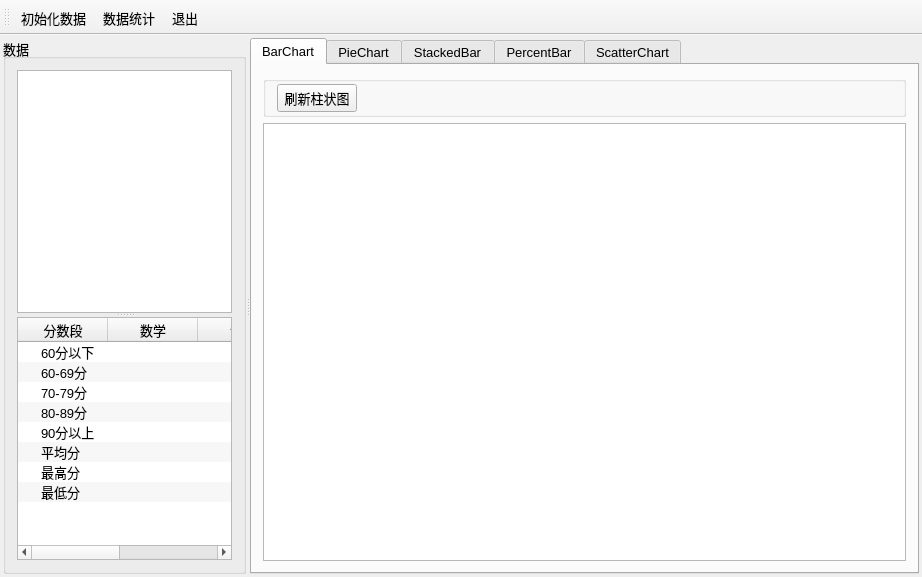
<?xml version="1.0" encoding="UTF-8"?>
<ui version="4.0">
 <class>MainWindow</class>
 <widget class="QMainWindow" name="MainWindow">
  <property name="geometry">
   <rect>
    <x>0</x>
    <y>0</y>
    <width>922</width>
    <height>577</height>
   </rect>
  </property>
  <property name="font">
   <font>
    <pointsize>10</pointsize>
   </font>
  </property>
  <property name="windowTitle">
   <string>各种常见图表</string>
  </property>
  <widget class="QWidget" name="centralWidget">
   <layout class="QVBoxLayout" name="verticalLayout_2">
    <property name="spacing">
     <number>3</number>
    </property>
    <property name="leftMargin">
     <number>3</number>
    </property>
    <property name="topMargin">
     <number>3</number>
    </property>
    <property name="rightMargin">
     <number>3</number>
    </property>
    <property name="bottomMargin">
     <number>3</number>
    </property>
    <item>
     <widget class="QSplitter" name="splitter">
      <property name="orientation">
       <enum>Qt::Horizontal</enum>
      </property>
      <widget class="QGroupBox" name="groupBox">
       <property name="title">
        <string>数据</string>
       </property>
       <layout class="QVBoxLayout" name="verticalLayout">
        <item>
         <widget class="QSplitter" name="splitter_2">
          <property name="orientation">
           <enum>Qt::Vertical</enum>
          </property>
          <widget class="QTableView" name="tableView">
           <property name="font">
            <font>
             <pointsize>10</pointsize>
            </font>
           </property>
           <attribute name="horizontalHeaderDefaultSectionSize">
            <number>80</number>
           </attribute>
          </widget>
          <widget class="QTreeWidget" name="treeWidget">
           <property name="maximumSize">
            <size>
             <width>16777215</width>
             <height>300</height>
            </size>
           </property>
           <property name="font">
            <font>
             <pointsize>10</pointsize>
            </font>
           </property>
           <property name="editTriggers">
            <set>QAbstractItemView::NoEditTriggers</set>
           </property>
           <property name="alternatingRowColors">
            <bool>true</bool>
           </property>
           <attribute name="headerDefaultSectionSize">
            <number>90</number>
           </attribute>
           <attribute name="headerMinimumSectionSize">
            <number>20</number>
           </attribute>
           <attribute name="headerShowSortIndicator" stdset="0">
            <bool>false</bool>
           </attribute>
           <column>
            <property name="text">
             <string>分数段</string>
            </property>
            <property name="textAlignment">
             <set>AlignCenter</set>
            </property>
           </column>
           <column>
            <property name="text">
             <string>数学</string>
            </property>
            <property name="textAlignment">
             <set>AlignCenter</set>
            </property>
           </column>
           <column>
            <property name="text">
             <string>语文</string>
            </property>
            <property name="textAlignment">
             <set>AlignCenter</set>
            </property>
           </column>
           <column>
            <property name="text">
             <string>英语</string>
            </property>
            <property name="textAlignment">
             <set>AlignCenter</set>
            </property>
           </column>
           <column>
            <property name="text">
             <string>平均分</string>
            </property>
            <property name="textAlignment">
             <set>AlignCenter</set>
            </property>
           </column>
           <item>
            <property name="text">
             <string>60分以下</string>
            </property>
            <property name="textAlignment">
             <set>AlignCenter</set>
            </property>
            <property name="text">
             <string/>
            </property>
            <property name="textAlignment">
             <set>AlignCenter</set>
            </property>
            <property name="text">
             <string/>
            </property>
           </item>
           <item>
            <property name="text">
             <string>60-69分</string>
            </property>
            <property name="textAlignment">
             <set>AlignCenter</set>
            </property>
            <property name="text">
             <string/>
            </property>
            <property name="textAlignment">
             <set>AlignCenter</set>
            </property>
            <property name="text">
             <string/>
            </property>
           </item>
           <item>
            <property name="text">
             <string>70-79分</string>
            </property>
            <property name="textAlignment">
             <set>AlignCenter</set>
            </property>
            <property name="text">
             <string/>
            </property>
            <property name="text">
             <string/>
            </property>
           </item>
           <item>
            <property name="text">
             <string>80-89分</string>
            </property>
            <property name="textAlignment">
             <set>AlignCenter</set>
            </property>
            <property name="text">
             <string/>
            </property>
            <property name="textAlignment">
             <set>AlignCenter</set>
            </property>
            <property name="text">
             <string/>
            </property>
           </item>
           <item>
            <property name="text">
             <string>90分以上</string>
            </property>
            <property name="textAlignment">
             <set>AlignCenter</set>
            </property>
            <property name="text">
             <string/>
            </property>
            <property name="text">
             <string/>
            </property>
           </item>
           <item>
            <property name="text">
             <string>平均分</string>
            </property>
            <property name="textAlignment">
             <set>AlignCenter</set>
            </property>
            <property name="text">
             <string/>
            </property>
            <property name="text">
             <string/>
            </property>
           </item>
           <item>
            <property name="text">
             <string>最高分</string>
            </property>
            <property name="textAlignment">
             <set>AlignCenter</set>
            </property>
            <property name="text">
             <string/>
            </property>
            <property name="text">
             <string/>
            </property>
           </item>
           <item>
            <property name="text">
             <string>最低分</string>
            </property>
            <property name="textAlignment">
             <set>AlignCenter</set>
            </property>
            <property name="text">
             <string/>
            </property>
            <property name="text">
             <string/>
            </property>
           </item>
          </widget>
         </widget>
        </item>
       </layout>
      </widget>
      <widget class="QTabWidget" name="tabWidget">
       <property name="currentIndex">
        <number>0</number>
       </property>
       <widget class="QWidget" name="tab">
        <attribute name="icon">
         <iconset resource="res.qrc">
          <normaloff>:/images/images/3.ico</normaloff>:/images/images/3.ico</iconset>
        </attribute>
        <attribute name="title">
         <string>BarChart</string>
        </attribute>
        <layout class="QVBoxLayout" name="verticalLayout_3">
         <item>
          <widget class="QGroupBox" name="groupBox_2">
           <property name="title">
            <string/>
           </property>
           <layout class="QHBoxLayout" name="horizontalLayout">
            <property name="topMargin">
             <number>2</number>
            </property>
            <property name="bottomMargin">
             <number>2</number>
            </property>
            <item>
             <widget class="QPushButton" name="btnBuildBarChart">
              <property name="text">
               <string>刷新柱状图</string>
              </property>
             </widget>
            </item>
            <item>
             <spacer name="horizontalSpacer_2">
              <property name="orientation">
               <enum>Qt::Horizontal</enum>
              </property>
              <property name="sizeHint" stdset="0">
               <size>
                <width>40</width>
                <height>20</height>
               </size>
              </property>
             </spacer>
            </item>
           </layout>
          </widget>
         </item>
         <item>
          <widget class="QChartView" name="chartViewBar"/>
         </item>
        </layout>
       </widget>
       <widget class="QWidget" name="tab_2">
        <attribute name="icon">
         <iconset resource="res.qrc">
          <normaloff>:/images/images/43.ico</normaloff>:/images/images/43.ico</iconset>
        </attribute>
        <attribute name="title">
         <string>PieChart</string>
        </attribute>
        <layout class="QVBoxLayout" name="verticalLayout_4">
         <item>
          <widget class="QGroupBox" name="groupBox_3">
           <property name="title">
            <string/>
           </property>
           <layout class="QHBoxLayout" name="horizontalLayout_2">
            <property name="topMargin">
             <number>2</number>
            </property>
            <property name="bottomMargin">
             <number>2</number>
            </property>
            <item>
             <widget class="QLabel" name="label">
              <property name="text">
               <string>分析数据</string>
              </property>
              <property name="alignment">
               <set>Qt::AlignRight|Qt::AlignTrailing|Qt::AlignVCenter</set>
              </property>
             </widget>
            </item>
            <item>
             <widget class="QComboBox" name="cBoxCourse">
              <item>
               <property name="text">
                <string>数学</string>
               </property>
              </item>
              <item>
               <property name="text">
                <string>语文</string>
               </property>
              </item>
              <item>
               <property name="text">
                <string>英语</string>
               </property>
              </item>
              <item>
               <property name="text">
                <string>平均分</string>
               </property>
              </item>
             </widget>
            </item>
            <item>
             <widget class="QPushButton" name="btnDrawPieChart">
              <property name="text">
               <string>刷新饼图</string>
              </property>
             </widget>
            </item>
            <item>
             <widget class="QLabel" name="label_2">
              <property name="text">
               <string>HoleSize</string>
              </property>
             </widget>
            </item>
            <item>
             <widget class="QDoubleSpinBox" name="spinHoleSize">
              <property name="decimals">
               <number>2</number>
              </property>
              <property name="maximum">
               <double>1.000000000000000</double>
              </property>
              <property name="singleStep">
               <double>0.100000000000000</double>
              </property>
             </widget>
            </item>
            <item>
             <widget class="QLabel" name="label_3">
              <property name="text">
               <string>PieSize</string>
              </property>
             </widget>
            </item>
            <item>
             <widget class="QDoubleSpinBox" name="spinPieSize">
              <property name="maximum">
               <double>1.000000000000000</double>
              </property>
              <property name="singleStep">
               <double>0.100000000000000</double>
              </property>
              <property name="value">
               <double>0.700000000000000</double>
              </property>
             </widget>
            </item>
            <item>
             <widget class="QLabel" name="label_4">
              <property name="text">
               <string>主题</string>
              </property>
             </widget>
            </item>
            <item>
             <widget class="QComboBox" name="cBoxTheme">
              <item>
               <property name="text">
                <string>Light</string>
               </property>
              </item>
              <item>
               <property name="text">
                <string>BlueCerulean</string>
               </property>
              </item>
              <item>
               <property name="text">
                <string>Dark</string>
               </property>
              </item>
              <item>
               <property name="text">
                <string>BrownSand</string>
               </property>
              </item>
              <item>
               <property name="text">
                <string>BlueNcs</string>
               </property>
              </item>
              <item>
               <property name="text">
                <string>HighContrast</string>
               </property>
              </item>
              <item>
               <property name="text">
                <string>BlueIcy</string>
               </property>
              </item>
              <item>
               <property name="text">
                <string>Qt</string>
               </property>
              </item>
             </widget>
            </item>
            <item>
             <spacer name="horizontalSpacer">
              <property name="orientation">
               <enum>Qt::Horizontal</enum>
              </property>
              <property name="sizeHint" stdset="0">
               <size>
                <width>113</width>
                <height>20</height>
               </size>
              </property>
             </spacer>
            </item>
           </layout>
          </widget>
         </item>
         <item>
          <widget class="QChartView" name="chartViewPie"/>
         </item>
        </layout>
       </widget>
       <widget class="QWidget" name="tab_3">
        <attribute name="icon">
         <iconset resource="res.qrc">
          <normaloff>:/images/images/281.GIF</normaloff>:/images/images/281.GIF</iconset>
        </attribute>
        <attribute name="title">
         <string>StackedBar</string>
        </attribute>
        <layout class="QVBoxLayout" name="verticalLayout_5">
         <item>
          <widget class="QGroupBox" name="groupBox_4">
           <property name="title">
            <string/>
           </property>
           <layout class="QHBoxLayout" name="horizontalLayout_3">
            <property name="topMargin">
             <number>2</number>
            </property>
            <property name="bottomMargin">
             <number>2</number>
            </property>
            <item>
             <widget class="QPushButton" name="btnBuildStackedBar">
              <property name="text">
               <string>刷新堆叠柱状图</string>
              </property>
             </widget>
            </item>
            <item>
             <spacer name="horizontalSpacer_3">
              <property name="orientation">
               <enum>Qt::Horizontal</enum>
              </property>
              <property name="sizeHint" stdset="0">
               <size>
                <width>587</width>
                <height>20</height>
               </size>
              </property>
             </spacer>
            </item>
           </layout>
          </widget>
         </item>
         <item>
          <widget class="QChartView" name="chartViewStackedBar"/>
         </item>
        </layout>
       </widget>
       <widget class="QWidget" name="tab_5">
        <attribute name="icon">
         <iconset resource="res.qrc">
          <normaloff>:/images/images/f4.ico</normaloff>:/images/images/f4.ico</iconset>
        </attribute>
        <attribute name="title">
         <string>PercentBar</string>
        </attribute>
        <layout class="QVBoxLayout" name="verticalLayout_6">
         <item>
          <widget class="QGroupBox" name="groupBox_5">
           <property name="title">
            <string/>
           </property>
           <layout class="QHBoxLayout" name="horizontalLayout_4">
            <property name="topMargin">
             <number>2</number>
            </property>
            <property name="bottomMargin">
             <number>2</number>
            </property>
            <item>
             <widget class="QPushButton" name="btnPercentBar">
              <property name="text">
               <string>刷新百分比柱状图</string>
              </property>
             </widget>
            </item>
            <item>
             <spacer name="horizontalSpacer_4">
              <property name="orientation">
               <enum>Qt::Horizontal</enum>
              </property>
              <property name="sizeHint" stdset="0">
               <size>
                <width>587</width>
                <height>20</height>
               </size>
              </property>
             </spacer>
            </item>
           </layout>
          </widget>
         </item>
         <item>
          <widget class="QChartView" name="chartViewPercentBar"/>
         </item>
        </layout>
       </widget>
       <widget class="QWidget" name="tab_4">
        <attribute name="icon">
         <iconset resource="res.qrc">
          <normaloff>:/images/images/017.GIF</normaloff>:/images/images/017.GIF</iconset>
        </attribute>
        <attribute name="title">
         <string>ScatterChart</string>
        </attribute>
        <layout class="QVBoxLayout" name="verticalLayout_7">
         <item>
          <widget class="QGroupBox" name="groupBox_6">
           <property name="title">
            <string/>
           </property>
           <layout class="QHBoxLayout" name="horizontalLayout_5">
            <property name="topMargin">
             <number>2</number>
            </property>
            <property name="bottomMargin">
             <number>2</number>
            </property>
            <item>
             <widget class="QPushButton" name="btnScatter">
              <property name="text">
               <string>刷新图表</string>
              </property>
             </widget>
            </item>
            <item>
             <spacer name="horizontalSpacer_5">
              <property name="orientation">
               <enum>Qt::Horizontal</enum>
              </property>
              <property name="sizeHint" stdset="0">
               <size>
                <width>646</width>
                <height>20</height>
               </size>
              </property>
             </spacer>
            </item>
           </layout>
          </widget>
         </item>
         <item>
          <widget class="QChartView" name="chartViewScatter"/>
         </item>
        </layout>
       </widget>
      </widget>
     </widget>
    </item>
   </layout>
  </widget>
  <widget class="QMenuBar" name="menuBar">
   <property name="geometry">
    <rect>
     <x>0</x>
     <y>0</y>
     <width>922</width>
     <height>23</height>
    </rect>
   </property>
  </widget>
  <widget class="QToolBar" name="mainToolBar">
   <property name="toolButtonStyle">
    <enum>Qt::ToolButtonTextUnderIcon</enum>
   </property>
   <attribute name="toolBarArea">
    <enum>TopToolBarArea</enum>
   </attribute>
   <attribute name="toolBarBreak">
    <bool>false</bool>
   </attribute>
   <addaction name="actGenData"/>
   <addaction name="actTongJi"/>
   <addaction name="actQuit"/>
  </widget>
  <action name="actTongJi">
   <property name="icon">
    <iconset resource="res.qrc">
     <normaloff>:/images/images/216.GIF</normaloff>:/images/images/216.GIF</iconset>
   </property>
   <property name="text">
    <string>数据统计</string>
   </property>
   <property name="toolTip">
    <string>数据统计</string>
   </property>
  </action>
  <action name="actQuit">
   <property name="icon">
    <iconset resource="res.qrc">
     <normaloff>:/images/images/132.bmp</normaloff>:/images/images/132.bmp</iconset>
   </property>
   <property name="text">
    <string>退出</string>
   </property>
   <property name="toolTip">
    <string>退出</string>
   </property>
  </action>
  <action name="actGenData">
   <property name="icon">
    <iconset resource="res.qrc">
     <normaloff>:/images/images/828.bmp</normaloff>:/images/images/828.bmp</iconset>
   </property>
   <property name="text">
    <string>初始化数据</string>
   </property>
   <property name="toolTip">
    <string>随机初始化数据</string>
   </property>
  </action>
 </widget>
 <layoutdefault spacing="6" margin="11"/>
 <customwidgets>
  <customwidget>
   <class>QChartView</class>
   <extends>QGraphicsView</extends>
   <header location="global">qchartview.h</header>
  </customwidget>
 </customwidgets>
 <resources>
  <include location="res.qrc"/>
 </resources>
 <connections>
  <connection>
   <sender>actQuit</sender>
   <signal>triggered()</signal>
   <receiver>MainWindow</receiver>
   <slot>close()</slot>
   <hints>
    <hint type="sourcelabel">
     <x>-1</x>
     <y>-1</y>
    </hint>
    <hint type="destinationlabel">
     <x>537</x>
     <y>362</y>
    </hint>
   </hints>
  </connection>
 </connections>
</ui>
